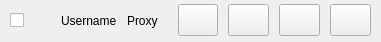
<?xml version="1.0" encoding="UTF-8"?>
<ui version="4.0">
 <class>Form</class>
 <widget class="QWidget" name="Form">
  <property name="geometry">
   <rect>
    <x>0</x>
    <y>0</y>
    <width>381</width>
    <height>42</height>
   </rect>
  </property>
  <property name="minimumSize">
   <size>
    <width>380</width>
    <height>30</height>
   </size>
  </property>
  <property name="windowTitle">
   <string>Form</string>
  </property>
  <property name="styleSheet">
   <string notr="true">QPushButton {
	qproperty-iconSize: 24px 24px;
	height: 24px;
	width: 24px;
}

QPushButton#settings_button {
	qproperty-icon: url(:/icons/resources/icons/settings.png);
}

QPushButton#browser_button {
	qproperty-icon: url(:/icons/resources/icons/web_asset.png);
}

QPushButton#logs_button {
	qproperty-icon: url(:/icons/resources/icons/list_alt.png);
}

QPushButton#start_button {
	qproperty-icon: url(:/icons/resources/icons/resume.png);
}</string>
  </property>
  <widget class="QWidget" name="horizontalLayoutWidget">
   <property name="geometry">
    <rect>
     <x>0</x>
     <y>0</y>
     <width>381</width>
     <height>41</height>
    </rect>
   </property>
   <layout class="QHBoxLayout" name="horizontalLayout" stretch="0,0,0,0,0,0,0">
    <property name="spacing">
     <number>10</number>
    </property>
    <property name="leftMargin">
     <number>10</number>
    </property>
    <property name="rightMargin">
     <number>10</number>
    </property>
    <item>
     <widget class="QCheckBox" name="checkBox">
      <property name="text">
       <string/>
      </property>
     </widget>
    </item>
    <item>
     <widget class="QLabel" name="label">
      <property name="text">
       <string>Username</string>
      </property>
     </widget>
    </item>
    <item>
     <widget class="QLabel" name="label_2">
      <property name="text">
       <string>Proxy</string>
      </property>
     </widget>
    </item>
    <item>
     <widget class="QPushButton" name="settings_button">
      <property name="text">
       <string/>
      </property>
      <property name="iconSize">
       <size>
        <width>24</width>
        <height>24</height>
       </size>
      </property>
     </widget>
    </item>
    <item>
     <widget class="QPushButton" name="browser_button">
      <property name="text">
       <string/>
      </property>
      <property name="iconSize">
       <size>
        <width>24</width>
        <height>24</height>
       </size>
      </property>
     </widget>
    </item>
    <item>
     <widget class="QPushButton" name="logs_button">
      <property name="text">
       <string/>
      </property>
      <property name="iconSize">
       <size>
        <width>24</width>
        <height>24</height>
       </size>
      </property>
     </widget>
    </item>
    <item>
     <widget class="QPushButton" name="start_button">
      <property name="text">
       <string/>
      </property>
      <property name="iconSize">
       <size>
        <width>24</width>
        <height>24</height>
       </size>
      </property>
     </widget>
    </item>
   </layout>
  </widget>
 </widget>
 <resources>
  <include location="res.qrc"/>
 </resources>
 <connections/>
</ui>
